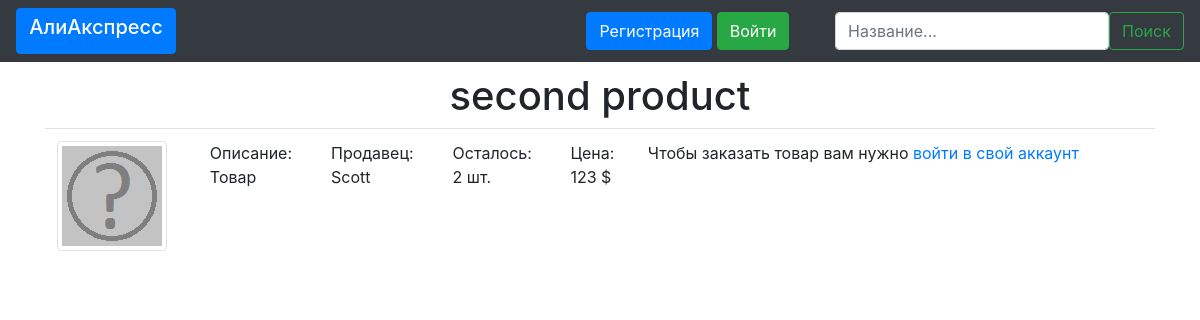
Before: /product_link/1 with the older database file.
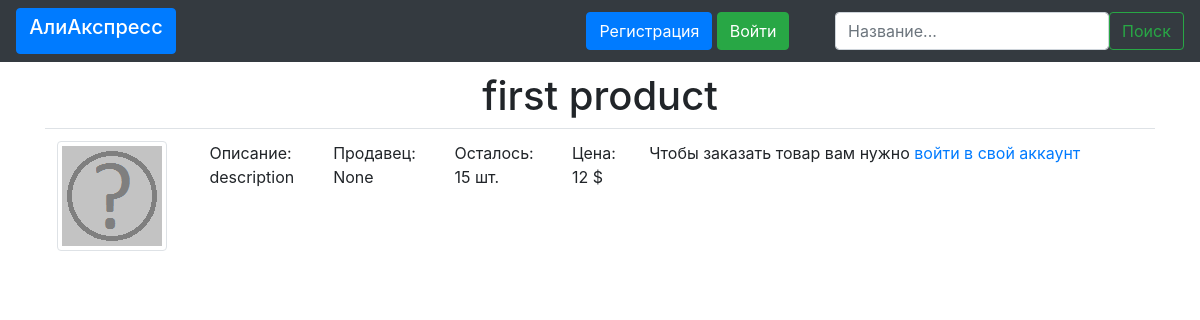
After: the same page with the newer database file.
### data/products.py (models this page shows)
class Product(db_session.SqlAlchemyBase, SerializerMixin):
    __tablename__ = 'products'
    id = sqlalchemy.Column(sqlalchemy.Integer, primary_key=True, autoincrement=True)
    seller_id = sqlalchemy.Column(sqlalchemy.Integer, sqlalchemy.ForeignKey("users.id"))
    seller = sqlalchemy.Column(sqlalchemy.Integer, nullable=True)
    title = sqlalchemy.Column(sqlalchemy.String, nullable=True)
    number = sqlalchemy.Column(sqlalchemy.Integer, nullable=True)
    description = sqlalchemy.Column(sqlalchemy.String, nullable=True)
    price = sqlalchemy.Column(sqlalchemy.String, nullable=True)
    link = sqlalchemy.Column(sqlalchemy.String, nullable=True)
    del_link = sqlalchemy.Column(sqlalchemy.String, nullable=True)
    order_link = sqlalchemy.Column(sqlalchemy.String, nullable=True)
    image = sqlalchemy.Column(sqlalchemy.String)
    user = orm.relation('User')

### main.py (the view, shortened to what this page needs)
@app.route('/product_link/<product_id>', methods=['GET', 'POST'])
def product_link(product_id="product_id"):
    db_session.global_init("db/online_shop.sqlite")
    session = db_session.create_session()
    form = baseform.BaseForm()
    product = session.query(products.Product).filter(products.Product.id == product_id).first()
    if request.method == "GET":
        return render_template('product.html', title=product.title, product=product)

### data/baseform.py
class BaseForm(FlaskForm):
    search = StringField(validators=[DataRequired()])

### data/db_session.py (called while the page is built, shortened)
def global_init(db_file):
    global __factory
    if __factory:
        return

def create_session() -> Session:
    global __factory
    return __factory()

### templates/product.html
{% extends "base.html" %}
{% block content %}
<div>
<h1 align="center">{{ title }}</h1>
</div>
<div>
    <div>
        <table class="table">
              <tbody>
                    <tr>
                        <td><img src={{product.image}} alt="Ну не нашлась картинка" class="img-thumbnail"></td>
                        <td>Описание:<br>{{ product.description }}</td>
                        <td>Продавец:<br>{{ product.seller }}</td>
                        <td>Осталось:<br>{{ product.number }} шт.</td>
                        <td>Цена:<br>{{ product.price }} $</td>
                        {% if userid == product.seller_id %}
                            <td><a class="btn btn-outline-success" href={{product.del_link}} role="button">Удалить товар</a></td>
                        {% elif username %}
                            {% if product.number > 0 %}
                                <td><a class="btn btn-outline-success" href={{product.order_link}} role="button">Заказать</a></td>
                            {% else %}
                                <td>Похоже, товар закончился(</td>
                            {% endif %}
                        {% else %}
                            <td><p>Чтобы заказать товар вам нужно <a href="/login" role="button">войти в свой аккаунт</a></p></td>
                        {% endif %}
                    </tr>
              </tbody>
        </table>
    </div>
</div>
{% endblock %}

Changed rows visible on the page:
changed Product: title "second product" → "first product"; description "Товар" → "description"; seller "Scott" → "None"; number "2" → "15"; price "123" → "12"
